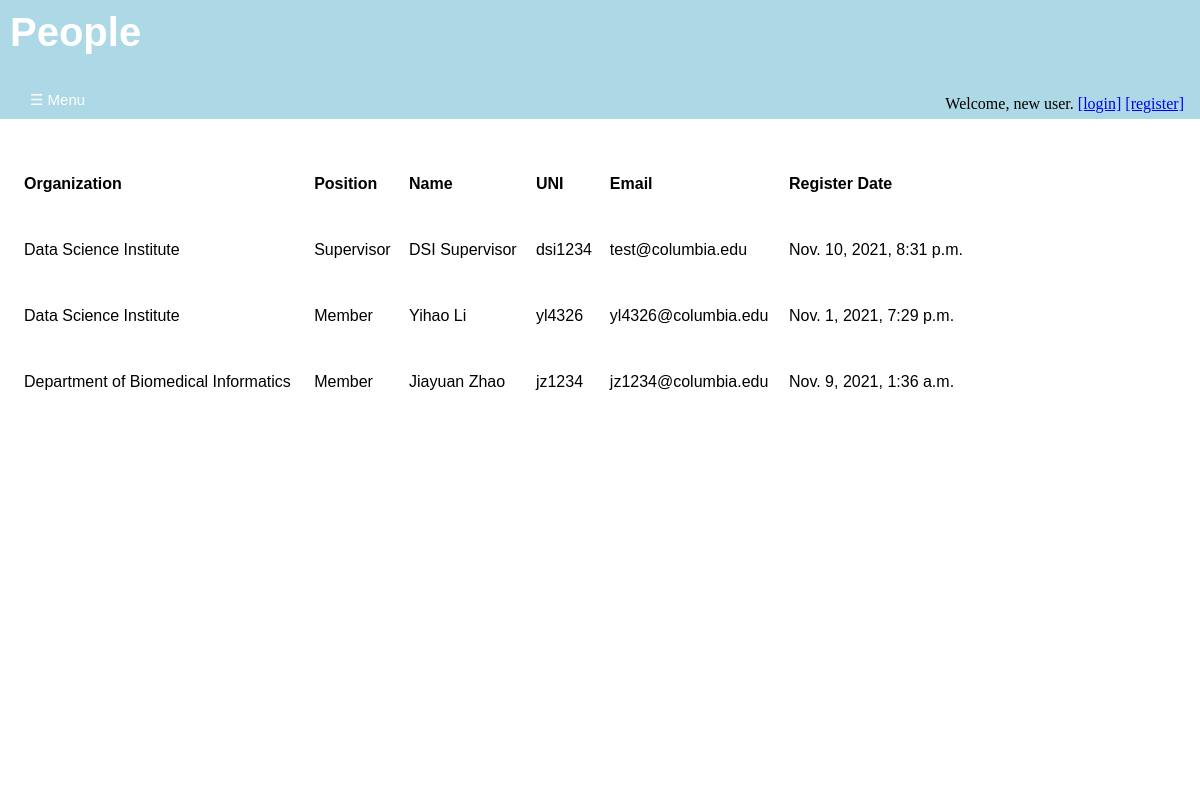
/annotations/people/, run on the app's committed database.
### annotations/models.py (models this page shows, shortened)
class User(auth_user):
    UNI = models.CharField(
        max_length = 8,
        unique = True
        )
    register_date = models.DateTimeField(
        'date of registration',
        auto_now_add = True,
        blank = True
        )
    organizations = models.ForeignKey(
        'Organization',
        on_delete = models.PROTECT,
        null = True,
        blank = True
        )

class Organization(models.Model):
    organization_name = models.CharField(
        max_length = 40,
        unique = True
        )
    supervisor = models.ForeignKey(
        User,
        on_delete=models.SET_NULL,
        null = True,
        blank = True
        )
    description = models.TextField(blank = True, null = True)
    def __str__(self):
      return self.organization_name

### annotations/views.py (the view)
# urls.py: path('people/', views.people_view, name = "people")
def people_view(request):
    supervisor_ids = Organization.objects.filter(supervisor__isnull = False).values_list("supervisor", flat = True)
    supervisors = User.objects.filter(id__in = supervisor_ids)
    members = User.objects.all().exclude(id__in = supervisor_ids).order_by('organizations')
    return render(
        request,
        "annotations/people.html",
        {
        "supervisor_list": supervisors,
        "member_list": members
        })

### annotations/templates/annotations/people.html (shortened to what this page needs)
{% extends 'annotations/base.html' %}
{% block content %}
    <div id='title' class='title'>
      <h1>People</h1>
      <div id='login-widget' class='login-widget'>
      {% if user.is_authenticated %}
         <p>Welcome, {{ user.get_username }}.</p>
         <a href="{% url 'annotations:logout' %}">[logout]</a>
      {% else %}
        <p>Welcome, new user.</p>
        <a href="{% url 'annotations:login' %}" >[login]</a>
        <a href="{% url 'annotations:registration' %}" >[register]</a>
      {% endif %}
      </div>
      <button class="openbutton" onclick="openNav()">&#9776; Menu</button>
    </div>
    <div id='body' class='body'>
      <table>
        <tr>
          <th><p>Organization</p></th>
          <th><p>Position</p></th>
          <th><p>Name</p></th>
          <th><p>UNI</p></th>
          <th><p>Email</p></th>
          <th><p>Register Date</p></th>
        </tr>
        {% if supervisor_list %}
        {% for supervisor in supervisor_list%}
        <tr>
          <td><a href="{% url 'annotations:organization-view-others' supervisor.organizations.id %}">
            {{supervisor.organizations}}
          </a></td>
          <td><p>Supervisor</p></td>
          <td><a href="{% url 'annotations:profile-others' supervisor.id %}">
            {{supervisor.first_name}} {{supervisor.last_name}}
          </a></td>
          <td><p>{{supervisor.UNI}}</p></td>
          <td><p>{{supervisor.email}}</p></td>
          <td><a>{{supervisor.register_date}}</a></td>
          {% endfor %}
         </tr>
        {% endif %}
        {% for members in member_list%}
          <tr>
            <td><a href="{% url 'annotations:organization-view-others' members.organizations.id %}">
              {{members.organizations}}
            </a></td>
            <td><p>Member</p></td>
            <td><a href="{% url 'annotations:profile-others' members.id %}">
              {{members.first_name}} {{members.last_name}}
            </a></td>
            <td><p>{{members.UNI}}</p></td>
            <td><p>{{members.email}}</p></td>
            <td><a>{{members.register_date}}</a></td>
           </tr>
        {% endfor %}
      </table>
    </div>
{% endblock %}

### annotations/static/annotations/style.css (style rules this page uses)
div#login-widget.login-widget { position: absolute; right: 1em; bottom: 0px; width: auto; height: 1.5em; }
.login-widget a { display: inline-block; }
.login-widget p { display: inline-block; margin-block-start: 0em; margin-block-end: 0em; }
div#title.title { background-color: lightblue; align-items: center; position:fixed; top:0px; left:0px; height:calc(10% + 39px); width: 100%; transition: margin-left .3s; transition: width .3s; display: flex; flex: 1 1 auto; justify-content: flex-start; }
.title h1 { position: absolute; font-size: 2.5em; z-index: 1; top: 0em; margin-block-start: 0em; margin-block-end: 0em; padding-top: 0.25em; padding-left: 0.25em; }
.openbutton { position: absolute; bottom: 0; z-index: 1; font-size: 15px; cursor: pointer; background-color: lightblue; color: white; float: left; padding: 10px 2em; border: none; }
div#body.body { position:absolute; left:0px; top: calc(10% + 39px); height: 85%; width: 100%; background-color: white; transition: margin-left .3s; transition: width .3s; display: flex; flex: 1 1 auto; flex-direction:column; justify-content: flex-start; padding-left: 1em; }
h1 { display: table-cell; color: white; text-align: left; font-size: 2em; font-family: Arial, Helvetica, sans-serif; }
table { top: 10%; margin-top: 2em; width: 80%; padding: 0; border-collapse: collapse; font-family: Arial, Helvetica, sans-serif; table-layout:auto; }
td, th { text-align: left; padding: 0.5em; text-decoration: none; }
.body a { text-decoration: none; }
.body a:link { color:black; }

### data on the page
User: organizations "Data Science Institute", first_name "DSI", last_name "Supervisor", UNI "dsi1234", email "test@columbia.edu", register_date "Nov. 10, 2021, 8:31 p.m."
User: organizations "Data Science Institute", first_name "Yihao", last_name "Li", UNI "yl4326", email "yl4326@columbia.edu", register_date "Nov. 1, 2021, 7:29 p.m."
User: organizations "Department of Biomedical Informatics", first_name "Jiayuan", last_name "Zhao", UNI "jz1234", email "jz1234@columbia.edu", register_date "Nov. 9, 2021, 1:36 a.m."
